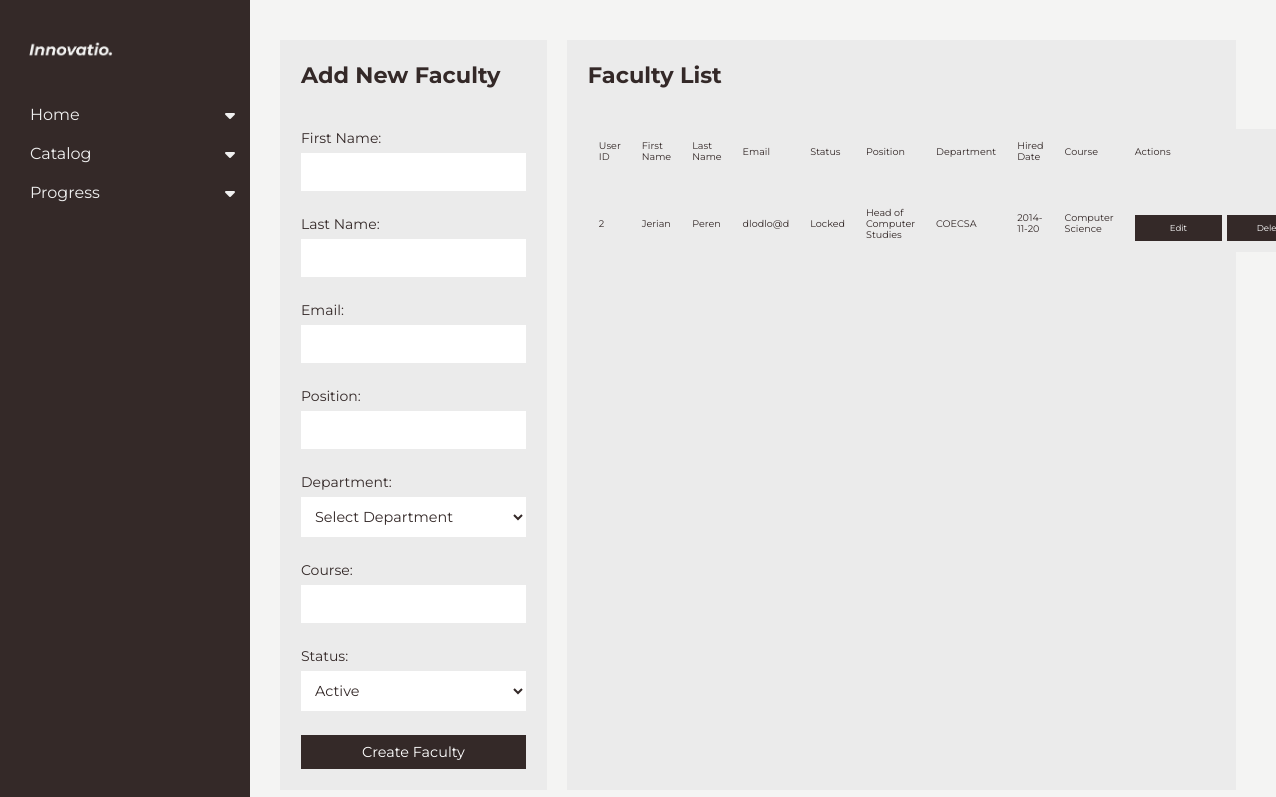
The page /admin/faculty.php (signed in) on the database its author committed.
### tables this page shows
CREATE TABLE `faculty` (
  `faculty_id` int(11) NOT NULL,
  `user_id` int(11) DEFAULT NULL,
  `position` varchar(255) DEFAULT NULL,
  `department` varchar(255) DEFAULT NULL,
  `course_id` int(11) NOT NULL,
  `hired_date` date DEFAULT NULL
);

CREATE TABLE `users` (
  `user_id` int(11) NOT NULL,
  `first_name` varchar(255) NOT NULL,
  `last_name` varchar(255) NOT NULL,
  `email` varchar(255) NOT NULL,
  `password` varchar(255) NOT NULL,
  `role` enum('IAB','Student','Faculty','Alumni') NOT NULL,
  `active_flag` int(1) NOT NULL,
  `attempts` int(1) NOT NULL
);

CREATE TABLE `courses` (
  `course_id` int(11) NOT NULL,
  `course_name` varchar(255) NOT NULL,
  `course_description` text DEFAULT NULL,
  `course_cover` varchar(256) NOT NULL,
  `department` varchar(100) NOT NULL,
  `active_flag` tinyint(1) NOT NULL COMMENT '0 = inactive\r\n1 = active\r\n2 = pending'
);

### admin/faculty.php (the view, shortened to what this page needs)
<!DOCTYPE html>
<html lang="en">
<?php
    $servername = "localhost";
    $username = "root";
    $password = "";
    $dbname = "evala_db1";
    $conn = new mysqli($servername, $username, $password, $dbname);
    $sql = "SELECT `users`.`user_id`, `users`.`first_name`, `users`.`last_name`, `users`.`email`, `users`.`active_flag`, `faculty`.`position`, `faculty`.`department`, `faculty`.`hired_date`, `courses`.`course_name`
    FROM `users`
        LEFT JOIN `faculty` ON `faculty`.`user_id` = `users`.`user_id`
        LEFT JOIN `courses` ON `faculty`.`course_id` = `courses`.`course_id`
    WHERE `users`.`role` = 'Faculty';";
    $result = $conn->query($sql);
?>
<head>
    <link rel="stylesheet" href="../admin-css/modal.css">
    <link rel="stylesheet" href="../admin-css/faculty.css">
</head>
<body>
<div class="navigator">
    <?php include('../admin/index.php') ?>
</div>
<div class="parent-faculty-container">
    <div class="faculty-add">
        <h2>Add New Faculty</h2>
        <form>
            <div class="form-group">
                <label for="name">First Name:</label>
                <input type="text" id="fname" name="fname" required>
            </div>
            <div class="form-group">
                <label for="name">Last Name:</label>
                <input type="text" id="lname" name="lname" required>
            </div>
            <div class="form-group">
                <label for="email">Email:</label>
                <input type="email" id="email" name="email" required>
            </div>
            <div class="form-group">
                <label for="phone">Position:</label>
                <input type="text" id="position" name="position" required>
            </div>
            <div class="form-group">
                <label for="department">Department:</label>
                <select id="department" name="department" required>
                    <option value="">Select Department</option>
                </select>
            </div>
            <div class="form-group">
                <label for="name">Course:</label>
                <input type="text" id="name" name="name" required>
            </div>
            <div class="form-group">
                <label for="status">Status:</label>
                <select id="status" name="status" required>
                    <option value="active">Active</option>
                </select>
            </div>
            <div class="form-group">
                <button type="submit">Create Faculty</button>
            </div>
        </form>
    </div>
    <div class="faculty-list">
        <h2>Faculty List</h2>
        <table border="1">
            <thead>
                <tr>
                    <th>User ID</th>
                    <th>First Name</th>
                    <th>Last Name</th>
                    <th>Email</th>
                    <th>Status</th>
                    <th>Position</th>
                    <th>Department</th>
                    <th>Hired Date</th>
                    <th>Course</th>
                    <th>Actions</th>
                </tr>
            </thead>
            <tbody>
                <?php
                if ($result->num_rows > 0) {
                    while ($row = $result->fetch_assoc()) {
                        $status = $row['active_flag'] == 1 ? 'Active' : 'Locked';
                        echo "<tr>
                                <td>{$row['user_id']}</td>
                                <td>{$row['first_name']}</td>
                                <td>{$row['last_name']}</td>
                                <td>{$row['email']}</td>
                                <td>{$status}</td>
                                <td>{$row['position']}</td>
                                <td>{$row['department']}</td>
                                <td>{$row['hired_date']}</td>
                                <td>{$row['course_name']}</td>
                                <td>
                                    <div class='buttons'>
                                        <button class='edit-btn' data-id='{$row['user_id']}'
                                            data-name='{$row['first_name']} {$row['last_name']}'
                                            data-email='{$row['email']}'
                                            data-status='{$row['active_flag']}'>
                                            Edit
                                        </button>
                                        <button class='delete-btn' data-id='{$row['user_id']}'>Delete</button>
                                    </div>
                                    </td>
                            </tr>";
                    }
                } else {
                    echo "<tr><td colspan='10'>No faculty found.</td></tr>";
                }
                ?>
            </tbody>
        </table>
    </div>
</div>
</body>
</html>

### admin-css/modal.css (style rules this page uses)
label { text-align: left; }

### admin-css/faculty.css (style rules this page uses)
:root { --text-color: #342928; --background-color: #f4f4f3; --gray-color: #ebebeb; --placeholder: #a6a6a6; --text-gray: #727271; --font-family: "Montserrat", sans-serif; --navigator-width: 200px; --section-gap: 20px; }
* { margin: 0; padding: 0; box-sizing: border-box; font-family: var(--font-family); }
body { background-color: var(--background-color); color: var(--text-color); display: flex; }
.navigator { width: var(--navigator-width); margin-right: 60px; }
.parent-faculty-container { display: flex; flex: 1; gap: var(--section-gap); padding: 20px; padding-left: 0; }
.faculty-add { background-color: var(--gray-color); width: 30%; color: var(--text-color); padding: 20px; border: 1px solid var(--gray-color); height: auto; box-shadow: none; gap: 10px; }
.faculty-add label { font-size: 14px; margin-bottom: 6px; display: block; }
.faculty-list { background-color: var(--gray-color); width: 70%; color: var(--text-color); padding: 20px; border: 1px solid var(--gray-color); box-shadow: none; }
.faculty-list table { width: 100%; border-collapse: collapse; margin-top: 10px; }
.faculty-list table th, .faculty-list table td { border: 1px solid var(--gray-color); padding: 10px; text-align: left; font-size: 0.6em; color: var(--text-color); }
.faculty-list table th { background-color: var(--gray-color); font-weight: 400; padding-bottom: 2rem; }
.faculty-list table td { background-color: var(--gray-color); }
.faculty-list .buttons { display: flex; width: 180px; text-align: center; margin-top: 10px; gap: 5px; }
form { display: flex; flex-direction: column; gap: 14px; }
.faculty-add h2, .faculty-list h2 { font-size: 1.4em; margin-bottom: 40px; color: #342928; }
button { background-color: #342928; color: white; border: none; padding: 8px 16px; cursor: pointer; font-size: 0.9em; width: 100%; }
input, select { width: 100%; padding: 10px; border: none; background-color: #ffffff; color: var(--text-color); margin-bottom: 10px; font-size: 0.9em; outline: none; }

### admin/index.php (style rules this page uses)
:root { --text-color: #342928; --background-color: #f4f4f3; --gray-color: #ebebeb; --placeholder: #a6a6a6; --text-gray: #727271; --font-family: "Montserrat", sans-serif; }
body { font-family: var(--font-family); background-color: var(--background-color); color: var(--text-color); margin: 0; padding: 20px; }

### rows shown on the page
faculty: user.user_id "2", user.first_name "Jerian", user.last_name "Peren", user.email "dlodlo@d", user.active_flag "Locked", position "Head of Computer Studies", department "COECSA", hired_date "2014-11-20", course.course_name "Computer Science"
